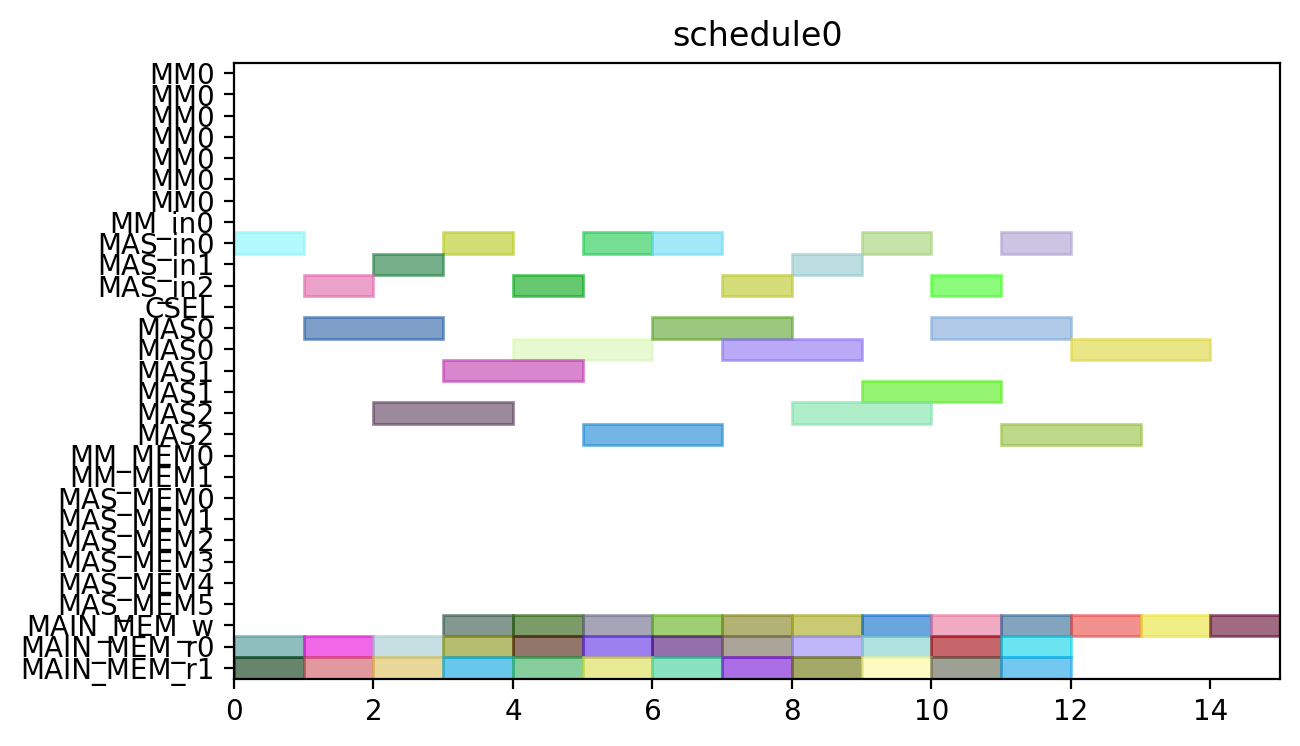

Python code for this plot:
from pyschedule import Scenario, solvers, plotters, alt


def solve():
	horizon = 120
	S = Scenario("schedule0", horizon=horizon)

	# resource
	MM = S.Resources('MM', num=1, size=7)
	MM_in = S.Resources('MM_in', num=1)
	MAS_in = S.Resources('MAS_in', num=3)
	CSEL = S.Resource('CSEL')
	MAS = S.Resources('MAS', num=3, size=2, periods=range(1, horizon))
	MM_MEM = S.Resources('MM_MEM', num=2)
	MAS_MEM = S.Resources('MAS_MEM', num=6)
	MAIN_MEM_w = S.Resource('MAIN_MEM_w', size=1)
	MAIN_MEM_r = S.Resources('MAIN_MEM_r', num=2)

	# result of previous scheduling

	# new tasks
	c000 = S.Task('c000', length=2, delay_cost=1)
	c000 += alt(MAS)
	c000_in = S.Task('c000_in', length=1, delay_cost=1)
	c000_in += alt(MAS_in)
	S += c000_in*MAS_in[0]<=c000*MAS[0]

	S += c000_in*MAS_in[1]<=c000*MAS[1]

	S += c000_in*MAS_in[2]<=c000*MAS[2]

	S += 0<c000

	c000_w = S.Task('c000_w', length=1, delay_cost=1)
	c000_w += alt(MAIN_MEM_w)
	S += c000 <= c000_w

	c000_mem0 = S.Task('c000_mem0', length=1, delay_cost=1)
	c000_mem0 += MAIN_MEM_r[0]
	S += c000_mem0 <= c000

	c000_mem1 = S.Task('c000_mem1', length=1, delay_cost=1)
	c000_mem1 += MAIN_MEM_r[1]
	S += c000_mem1 <= c000

	c001 = S.Task('c001', length=2, delay_cost=1)
	c001 += alt(MAS)
	c001_in = S.Task('c001_in', length=1, delay_cost=1)
	c001_in += alt(MAS_in)
	S += c001_in*MAS_in[0]<=c001*MAS[0]

	S += c001_in*MAS_in[1]<=c001*MAS[1]

	S += c001_in*MAS_in[2]<=c001*MAS[2]

	S += 0<c001

	c001_w = S.Task('c001_w', length=1, delay_cost=1)
	c001_w += alt(MAIN_MEM_w)
	S += c001 <= c001_w

	c001_mem0 = S.Task('c001_mem0', length=1, delay_cost=1)
	c001_mem0 += MAIN_MEM_r[0]
	S += c001_mem0 <= c001

	c001_mem1 = S.Task('c001_mem1', length=1, delay_cost=1)
	c001_mem1 += MAIN_MEM_r[1]
	S += c001_mem1 <= c001

	c010 = S.Task('c010', length=2, delay_cost=1)
	c010 += alt(MAS)
	c010_in = S.Task('c010_in', length=1, delay_cost=1)
	c010_in += alt(MAS_in)
	S += c010_in*MAS_in[0]<=c010*MAS[0]

	S += c010_in*MAS_in[1]<=c010*MAS[1]

	S += c010_in*MAS_in[2]<=c010*MAS[2]

	S += 0<c010

	c010_w = S.Task('c010_w', length=1, delay_cost=1)
	c010_w += alt(MAIN_MEM_w)
	S += c010 <= c010_w

	c010_mem0 = S.Task('c010_mem0', length=1, delay_cost=1)
	c010_mem0 += MAIN_MEM_r[0]
	S += c010_mem0 <= c010

	c010_mem1 = S.Task('c010_mem1', length=1, delay_cost=1)
	c010_mem1 += MAIN_MEM_r[1]
	S += c010_mem1 <= c010

	c011 = S.Task('c011', length=2, delay_cost=1)
	c011 += alt(MAS)
	c011_in = S.Task('c011_in', length=1, delay_cost=1)
	c011_in += alt(MAS_in)
	S += c011_in*MAS_in[0]<=c011*MAS[0]

	S += c011_in*MAS_in[1]<=c011*MAS[1]

	S += c011_in*MAS_in[2]<=c011*MAS[2]

	S += 0<c011

	c011_w = S.Task('c011_w', length=1, delay_cost=1)
	c011_w += alt(MAIN_MEM_w)
	S += c011 <= c011_w

	c011_mem0 = S.Task('c011_mem0', length=1, delay_cost=1)
	c011_mem0 += MAIN_MEM_r[0]
	S += c011_mem0 <= c011

	c011_mem1 = S.Task('c011_mem1', length=1, delay_cost=1)
	c011_mem1 += MAIN_MEM_r[1]
	S += c011_mem1 <= c011

	c100 = S.Task('c100', length=2, delay_cost=1)
	c100 += alt(MAS)
	c100_in = S.Task('c100_in', length=1, delay_cost=1)
	c100_in += alt(MAS_in)
	S += c100_in*MAS_in[0]<=c100*MAS[0]

	S += c100_in*MAS_in[1]<=c100*MAS[1]

	S += c100_in*MAS_in[2]<=c100*MAS[2]

	S += 0<c100

	c100_w = S.Task('c100_w', length=1, delay_cost=1)
	c100_w += alt(MAIN_MEM_w)
	S += c100 <= c100_w

	c100_mem0 = S.Task('c100_mem0', length=1, delay_cost=1)
	c100_mem0 += MAIN_MEM_r[0]
	S += c100_mem0 <= c100

	c100_mem1 = S.Task('c100_mem1', length=1, delay_cost=1)
	c100_mem1 += MAIN_MEM_r[1]
	S += c100_mem1 <= c100

	c101 = S.Task('c101', length=2, delay_cost=1)
	c101 += alt(MAS)
	c101_in = S.Task('c101_in', length=1, delay_cost=1)
	c101_in += alt(MAS_in)
	S += c101_in*MAS_in[0]<=c101*MAS[0]

	S += c101_in*MAS_in[1]<=c101*MAS[1]

	S += c101_in*MAS_in[2]<=c101*MAS[2]

	S += 0<c101

	c101_w = S.Task('c101_w', length=1, delay_cost=1)
	c101_w += alt(MAIN_MEM_w)
	S += c101 <= c101_w

	c101_mem0 = S.Task('c101_mem0', length=1, delay_cost=1)
	c101_mem0 += MAIN_MEM_r[0]
	S += c101_mem0 <= c101

	c101_mem1 = S.Task('c101_mem1', length=1, delay_cost=1)
	c101_mem1 += MAIN_MEM_r[1]
	S += c101_mem1 <= c101

	c110 = S.Task('c110', length=2, delay_cost=1)
	c110 += alt(MAS)
	c110_in = S.Task('c110_in', length=1, delay_cost=1)
	c110_in += alt(MAS_in)
	S += c110_in*MAS_in[0]<=c110*MAS[0]

	S += c110_in*MAS_in[1]<=c110*MAS[1]

	S += c110_in*MAS_in[2]<=c110*MAS[2]

	S += 0<c110

	c110_w = S.Task('c110_w', length=1, delay_cost=1)
	c110_w += alt(MAIN_MEM_w)
	S += c110 <= c110_w

	c110_mem0 = S.Task('c110_mem0', length=1, delay_cost=1)
	c110_mem0 += MAIN_MEM_r[0]
	S += c110_mem0 <= c110

	c110_mem1 = S.Task('c110_mem1', length=1, delay_cost=1)
	c110_mem1 += MAIN_MEM_r[1]
	S += c110_mem1 <= c110

	c111 = S.Task('c111', length=2, delay_cost=1)
	c111 += alt(MAS)
	c111_in = S.Task('c111_in', length=1, delay_cost=1)
	c111_in += alt(MAS_in)
	S += c111_in*MAS_in[0]<=c111*MAS[0]

	S += c111_in*MAS_in[1]<=c111*MAS[1]

	S += c111_in*MAS_in[2]<=c111*MAS[2]

	S += 0<c111

	c111_w = S.Task('c111_w', length=1, delay_cost=1)
	c111_w += alt(MAIN_MEM_w)
	S += c111 <= c111_w

	c111_mem0 = S.Task('c111_mem0', length=1, delay_cost=1)
	c111_mem0 += MAIN_MEM_r[0]
	S += c111_mem0 <= c111

	c111_mem1 = S.Task('c111_mem1', length=1, delay_cost=1)
	c111_mem1 += MAIN_MEM_r[1]
	S += c111_mem1 <= c111

	c200 = S.Task('c200', length=2, delay_cost=1)
	c200 += alt(MAS)
	c200_in = S.Task('c200_in', length=1, delay_cost=1)
	c200_in += alt(MAS_in)
	S += c200_in*MAS_in[0]<=c200*MAS[0]

	S += c200_in*MAS_in[1]<=c200*MAS[1]

	S += c200_in*MAS_in[2]<=c200*MAS[2]

	S += 0<c200

	c200_w = S.Task('c200_w', length=1, delay_cost=1)
	c200_w += alt(MAIN_MEM_w)
	S += c200 <= c200_w

	c200_mem0 = S.Task('c200_mem0', length=1, delay_cost=1)
	c200_mem0 += MAIN_MEM_r[0]
	S += c200_mem0 <= c200

	c200_mem1 = S.Task('c200_mem1', length=1, delay_cost=1)
	c200_mem1 += MAIN_MEM_r[1]
	S += c200_mem1 <= c200

	c201 = S.Task('c201', length=2, delay_cost=1)
	c201 += alt(MAS)
	c201_in = S.Task('c201_in', length=1, delay_cost=1)
	c201_in += alt(MAS_in)
	S += c201_in*MAS_in[0]<=c201*MAS[0]

	S += c201_in*MAS_in[1]<=c201*MAS[1]

	S += c201_in*MAS_in[2]<=c201*MAS[2]

	S += 0<c201

	c201_w = S.Task('c201_w', length=1, delay_cost=1)
	c201_w += alt(MAIN_MEM_w)
	S += c201 <= c201_w

	c201_mem0 = S.Task('c201_mem0', length=1, delay_cost=1)
	c201_mem0 += MAIN_MEM_r[0]
	S += c201_mem0 <= c201

	c201_mem1 = S.Task('c201_mem1', length=1, delay_cost=1)
	c201_mem1 += MAIN_MEM_r[1]
	S += c201_mem1 <= c201

	c210 = S.Task('c210', length=2, delay_cost=1)
	c210 += alt(MAS)
	c210_in = S.Task('c210_in', length=1, delay_cost=1)
	c210_in += alt(MAS_in)
	S += c210_in*MAS_in[0]<=c210*MAS[0]

	S += c210_in*MAS_in[1]<=c210*MAS[1]

	S += c210_in*MAS_in[2]<=c210*MAS[2]

	S += 0<c210

	c210_w = S.Task('c210_w', length=1, delay_cost=1)
	c210_w += alt(MAIN_MEM_w)
	S += c210 <= c210_w

	c210_mem0 = S.Task('c210_mem0', length=1, delay_cost=1)
	c210_mem0 += MAIN_MEM_r[0]
	S += c210_mem0 <= c210

	c210_mem1 = S.Task('c210_mem1', length=1, delay_cost=1)
	c210_mem1 += MAIN_MEM_r[1]
	S += c210_mem1 <= c210

	c211 = S.Task('c211', length=2, delay_cost=1)
	c211 += alt(MAS)
	c211_in = S.Task('c211_in', length=1, delay_cost=1)
	c211_in += alt(MAS_in)
	S += c211_in*MAS_in[0]<=c211*MAS[0]

	S += c211_in*MAS_in[1]<=c211*MAS[1]

	S += c211_in*MAS_in[2]<=c211*MAS[2]

	S += 0<c211

	c211_w = S.Task('c211_w', length=1, delay_cost=1)
	c211_w += alt(MAIN_MEM_w)
	S += c211 <= c211_w

	c211_mem0 = S.Task('c211_mem0', length=1, delay_cost=1)
	c211_mem0 += MAIN_MEM_r[0]
	S += c211_mem0 <= c211

	c211_mem1 = S.Task('c211_mem1', length=1, delay_cost=1)
	c211_mem1 += MAIN_MEM_r[1]
	S += c211_mem1 <= c211

	solvers.mip.solve(S,msg=1,kind='CPLEX',ratio_gap=1.01)

	solution = [['hoge']*len(S.solution()[1]) for i in range(len(S.solution()))]
	for i in range(len(S.solution())):
		for j in range(len(S.solution()[i])):
			solution[i][j]=str(S.solution()[i][j])
	print(solution)

	cycles = int(solution[-1][3])

	pic_file_name = "/mnt/rose/usr1/fukuda/ABE/multiRAM_multiMAS_16mux/scheduling_result/stage7MM1_stage2MAS3/CONJ/schedule0.png"
	if(S.solution() != []):
		plotters.matplotlib.plot(S,img_filename=pic_file_name, show_task_labels=False, fig_size=(cycles*0.25+3, 4))

	return solution
